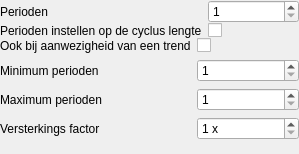
<?xml version="1.0" encoding="UTF-8"?>
<ui version="4.0">
 <class>PeriodsUI</class>
 <widget class="QWidget" name="PeriodsUI">
  <property name="geometry">
   <rect>
    <x>0</x>
    <y>0</y>
    <width>299</width>
    <height>154</height>
   </rect>
  </property>
  <property name="windowTitle">
   <string>Form</string>
  </property>
  <layout class="QFormLayout" name="formLayout">
   <property name="fieldGrowthPolicy">
    <enum>QFormLayout::AllNonFixedFieldsGrow</enum>
   </property>
   <property name="verticalSpacing">
    <number>0</number>
   </property>
   <property name="margin">
    <number>0</number>
   </property>
   <item row="0" column="0">
    <widget class="QLabel" name="peLabel">
     <property name="text">
      <string>Perioden</string>
     </property>
    </widget>
   </item>
   <item row="0" column="1">
    <widget class="QSpinBox" name="peSpinBox">
     <property name="minimum">
      <number>1</number>
     </property>
     <property name="maximum">
      <number>500</number>
     </property>
    </widget>
   </item>
   <item row="2" column="0">
    <widget class="QLabel" name="cadLabel">
     <property name="text">
      <string>Perioden instellen op de cyclus lengte</string>
     </property>
    </widget>
   </item>
   <item row="2" column="1">
    <widget class="QCheckBox" name="cadCheckBox">
     <property name="text">
      <string/>
     </property>
    </widget>
   </item>
   <item row="7" column="0" colspan="2">
    <widget class="AnimatedSlideWidget2" name="cadWidget" native="true">
     <layout class="QFormLayout" name="formLayout_2">
      <property name="margin">
       <number>0</number>
      </property>
      <item row="0" column="0">
       <widget class="QLabel" name="taLabel">
        <property name="text">
         <string>Ook bij aanwezigheid van een trend</string>
        </property>
       </widget>
      </item>
      <item row="0" column="1">
       <widget class="QCheckBox" name="taCheckBox">
        <property name="text">
         <string/>
        </property>
       </widget>
      </item>
      <item row="1" column="0">
       <widget class="QLabel" name="micpLabel">
        <property name="text">
         <string>Minimum perioden</string>
        </property>
       </widget>
      </item>
      <item row="1" column="1">
       <widget class="QSpinBox" name="micpSpinBox">
        <property name="minimum">
         <number>1</number>
        </property>
        <property name="maximum">
         <number>500</number>
        </property>
       </widget>
      </item>
      <item row="2" column="0">
       <widget class="QLabel" name="macpLabel">
        <property name="text">
         <string>Maximum perioden</string>
        </property>
       </widget>
      </item>
      <item row="2" column="1">
       <widget class="QSpinBox" name="macpSpinBox">
        <property name="minimum">
         <number>1</number>
        </property>
        <property name="maximum">
         <number>500</number>
        </property>
       </widget>
      </item>
      <item row="3" column="0">
       <widget class="QLabel" name="caLabel">
        <property name="text">
         <string>Versterkings factor</string>
        </property>
       </widget>
      </item>
      <item row="3" column="1">
       <widget class="QSpinBox" name="caSpinBox">
        <property name="suffix">
         <string> x</string>
        </property>
        <property name="minimum">
         <number>1</number>
        </property>
        <property name="maximum">
         <number>500</number>
        </property>
       </widget>
      </item>
     </layout>
     <zorder>taLabel</zorder>
     <zorder>taCheckBox</zorder>
     <zorder>micpLabel</zorder>
     <zorder>micpSpinBox</zorder>
     <zorder>macpLabel</zorder>
     <zorder>macpSpinBox</zorder>
     <zorder>caLabel</zorder>
     <zorder>caSpinBox</zorder>
     <zorder>taLabel</zorder>
     <zorder>taCheckBox</zorder>
     <zorder>micpLabel</zorder>
     <zorder>micpSpinBox</zorder>
     <zorder>macpLabel</zorder>
     <zorder>macpSpinBox</zorder>
     <zorder>caLabel</zorder>
     <zorder>caSpinBox</zorder>
    </widget>
   </item>
  </layout>
 </widget>
 <customwidgets>
  <customwidget>
   <class>AnimatedSlideWidget2</class>
   <extends>QWidget</extends>
   <header>animatedslidewidget.h</header>
   <container>1</container>
  </customwidget>
 </customwidgets>
 <resources/>
 <connections/>
</ui>
